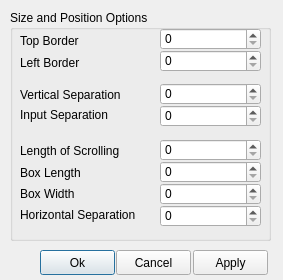
<?xml version="1.0" encoding="UTF-8"?>
<ui version="4.0">
 <class>Resize</class>
 <widget class="QDialog" name="Resize">
  <property name="geometry">
   <rect>
    <x>0</x>
    <y>0</y>
    <width>283</width>
    <height>280</height>
   </rect>
  </property>
  <property name="windowTitle">
   <string>Resize and Reposition</string>
  </property>
  <widget class="QPushButton" name="ok">
   <property name="geometry">
    <rect>
     <x>40</x>
     <y>250</y>
     <width>75</width>
     <height>25</height>
    </rect>
   </property>
   <property name="text">
    <string>Ok</string>
   </property>
  </widget>
  <widget class="QPushButton" name="cancel">
   <property name="geometry">
    <rect>
     <x>116</x>
     <y>250</y>
     <width>75</width>
     <height>25</height>
    </rect>
   </property>
   <property name="text">
    <string>Cancel</string>
   </property>
  </widget>
  <widget class="QPushButton" name="apply">
   <property name="geometry">
    <rect>
     <x>193</x>
     <y>250</y>
     <width>75</width>
     <height>25</height>
    </rect>
   </property>
   <property name="text">
    <string>Apply</string>
   </property>
  </widget>
  <widget class="QGroupBox" name="groupBox">
   <property name="geometry">
    <rect>
     <x>10</x>
     <y>10</y>
     <width>261</width>
     <height>231</height>
    </rect>
   </property>
   <property name="title">
    <string>Size and Position Options</string>
   </property>
   <widget class="QLabel" name="label_8">
    <property name="geometry">
     <rect>
      <x>10</x>
      <y>197</y>
      <width>161</width>
      <height>16</height>
     </rect>
    </property>
    <property name="text">
     <string>Horizontal Separation</string>
    </property>
   </widget>
   <widget class="QLabel" name="label_3">
    <property name="geometry">
     <rect>
      <x>10</x>
      <y>23</y>
      <width>111</width>
      <height>16</height>
     </rect>
    </property>
    <property name="text">
     <string>Top Border</string>
    </property>
   </widget>
   <widget class="QLabel" name="label_6">
    <property name="geometry">
     <rect>
      <x>10</x>
      <y>176</y>
      <width>111</width>
      <height>16</height>
     </rect>
    </property>
    <property name="text">
     <string>Box Width</string>
    </property>
   </widget>
   <widget class="QSpinBox" name="leftSpin">
    <property name="geometry">
     <rect>
      <x>150</x>
      <y>40</y>
      <width>101</width>
      <height>22</height>
     </rect>
    </property>
    <property name="toolTip">
     <string>change the left side of the border bewteen the mainwindow and the first boxes</string>
    </property>
    <property name="maximum">
     <number>10000</number>
    </property>
   </widget>
   <widget class="QLabel" name="label_2">
    <property name="geometry">
     <rect>
      <x>10</x>
      <y>77</y>
      <width>131</width>
      <height>16</height>
     </rect>
    </property>
    <property name="text">
     <string>Vertical Separation</string>
    </property>
   </widget>
   <widget class="QSpinBox" name="inputSepSpin">
    <property name="geometry">
     <rect>
      <x>150</x>
      <y>95</y>
      <width>101</width>
      <height>22</height>
     </rect>
    </property>
    <property name="toolTip">
     <string>Change the gap between the input controls</string>
    </property>
    <property name="maximum">
     <number>10000</number>
    </property>
   </widget>
   <widget class="QLabel" name="label">
    <property name="geometry">
     <rect>
      <x>10</x>
      <y>45</y>
      <width>111</width>
      <height>16</height>
     </rect>
    </property>
    <property name="text">
     <string>Left Border</string>
    </property>
   </widget>
   <widget class="QSpinBox" name="widthSpin">
    <property name="geometry">
     <rect>
      <x>150</x>
      <y>173</y>
      <width>101</width>
      <height>22</height>
     </rect>
    </property>
    <property name="toolTip">
     <string>change the width of the boxes</string>
    </property>
    <property name="maximum">
     <number>10000</number>
    </property>
   </widget>
   <widget class="QSpinBox" name="vSpin">
    <property name="geometry">
     <rect>
      <x>150</x>
      <y>73</y>
      <width>101</width>
      <height>22</height>
     </rect>
    </property>
    <property name="toolTip">
     <string>change the vertical seperation between the boxes</string>
    </property>
    <property name="maximum">
     <number>10000</number>
    </property>
   </widget>
   <widget class="QSpinBox" name="maxSpin">
    <property name="geometry">
     <rect>
      <x>150</x>
      <y>129</y>
      <width>101</width>
      <height>22</height>
     </rect>
    </property>
    <property name="toolTip">
     <string>change the limit of the length of each column of boxes</string>
    </property>
    <property name="maximum">
     <number>10000</number>
    </property>
   </widget>
   <widget class="QSpinBox" name="topSpin">
    <property name="geometry">
     <rect>
      <x>150</x>
      <y>18</y>
      <width>101</width>
      <height>22</height>
     </rect>
    </property>
    <property name="toolTip">
     <string>change the top side of the border bewteen the mainwindow and the first boxes</string>
    </property>
    <property name="maximum">
     <number>10000</number>
    </property>
   </widget>
   <widget class="QLabel" name="label_10">
    <property name="geometry">
     <rect>
      <x>10</x>
      <y>97</y>
      <width>121</width>
      <height>16</height>
     </rect>
    </property>
    <property name="text">
     <string>Input Separation</string>
    </property>
   </widget>
   <widget class="QLabel" name="label_4">
    <property name="geometry">
     <rect>
      <x>10</x>
      <y>133</y>
      <width>131</width>
      <height>16</height>
     </rect>
    </property>
    <property name="text">
     <string>Length of Scrolling</string>
    </property>
   </widget>
   <widget class="QSpinBox" name="hSpin">
    <property name="geometry">
     <rect>
      <x>150</x>
      <y>195</y>
      <width>101</width>
      <height>22</height>
     </rect>
    </property>
    <property name="toolTip">
     <string>Chagne the horizontal seperation between the boxes</string>
    </property>
    <property name="maximum">
     <number>10000</number>
    </property>
   </widget>
   <widget class="QLabel" name="label_5">
    <property name="geometry">
     <rect>
      <x>10</x>
      <y>155</y>
      <width>131</width>
      <height>16</height>
     </rect>
    </property>
    <property name="text">
     <string>Box Length</string>
    </property>
   </widget>
   <widget class="QSpinBox" name="boxLengthSpin">
    <property name="geometry">
     <rect>
      <x>150</x>
      <y>151</y>
      <width>101</width>
      <height>22</height>
     </rect>
    </property>
    <property name="toolTip">
     <string>change the limit of the length of each column of boxes</string>
    </property>
    <property name="maximum">
     <number>10000</number>
    </property>
   </widget>
  </widget>
 </widget>
 <resources/>
 <connections/>
</ui>
